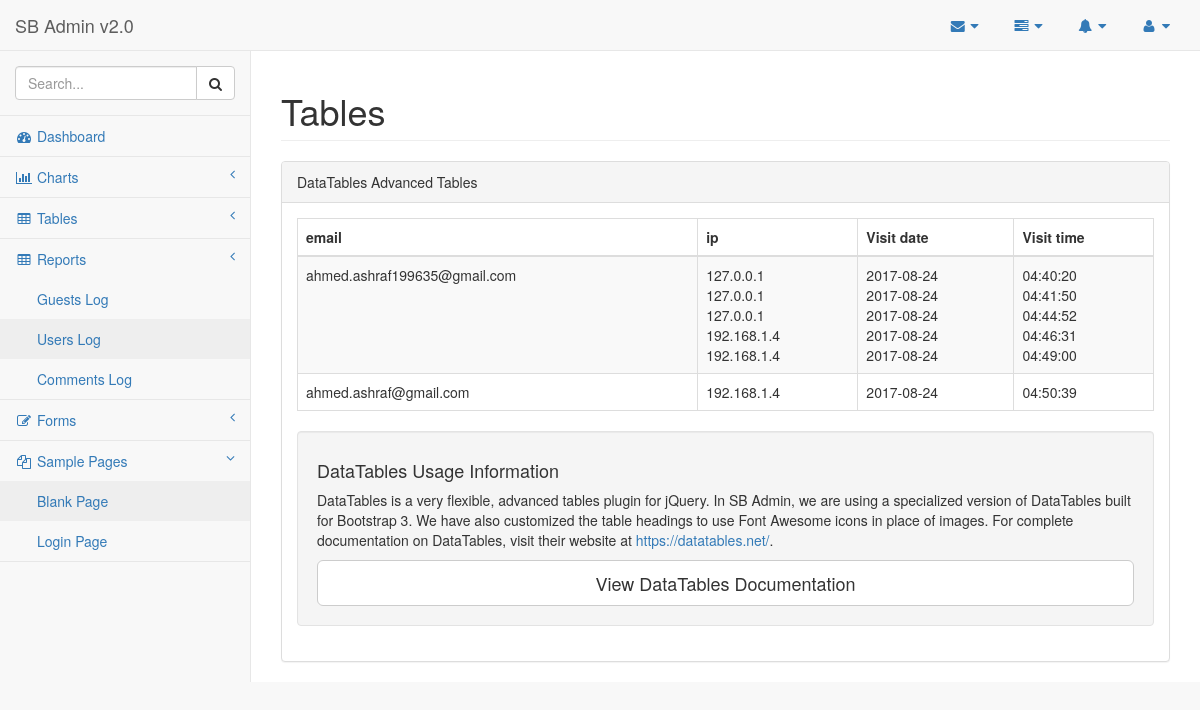
Screenshot of /panel/admin_pages/users_log.php (signed in) with the database file from the repository.
### tables this page shows
CREATE TABLE `user` (
  `id` int(11) NOT NULL,
  `email` varchar(100) NOT NULL,
  `password` varchar(100) NOT NULL,
  `type` varchar(50) NOT NULL,
  `ip` varchar(50) NOT NULL,
  `related_id` int(11) NOT NULL
);

CREATE TABLE `visits` (
  `id` int(11) NOT NULL,
  `email` varchar(100) NOT NULL,
  `ip` varchar(50) NOT NULL,
  `date` date NOT NULL,
  `time` time NOT NULL,
  `type` varchar(50) NOT NULL
);

### panel/connection/conn.php (called while the page is built, shortened)
<?php
class connection {
    protected $host = "localhost";
    protected $dbname = "school_managment_system";
    protected $user = "root";
    protected $pass = "1234";
    function __construct() {
        try {
            $this->DBC = new PDO("mysql:host=$this->host;dbname=$this->dbname", $this->user, $this->pass);
        }
        catch (PDOException $e) {
            echo $e->getMessage();
        }
    }
}
?>

### panel/admin_pages/users_log.php (the view)
<?php
include "blank.php";
function content(){
  $conn=new connection();
?>
 <div id="page-wrapper">
            <div class="row">
                <div class="col-lg-12">
                    <h1 class="page-header">Tables</h1>
                </div>
            </div>
            <div class="row">
                <div class="col-lg-12">
                    <div class="panel panel-default">
                        <div class="panel-heading">
                            DataTables Advanced Tables
                        </div>
                        <div class="panel-body">
                            <table width="100%" class="table table-striped table-bordered table-hover" id="dataTables-example">
  <thead>
              <tr> <th>email</th> <th>ip</th>  <th>Visit date </th> <th>Visit time </th>  </tr>
          </thead>
          <tbody>
<?php
         $prepare ='SELECT * FROM user';
         $stmt= $conn->DBC->prepare($prepare);
         $stmt->execute();
         while($data = $stmt->fetch( PDO::FETCH_ASSOC )){
         if($data['type']=='user'&&$data['ip']!='' ){
          $prepare1 ='SELECT * FROM visits';
         $stmt1= $conn->DBC->prepare($prepare1);
         $stmt1->execute();
         $prepare2 ='SELECT * FROM visits';
         $stmt2= $conn->DBC->prepare($prepare2);
         $stmt2->execute();
          $prepare3 ='SELECT * FROM visits';
         $stmt3= $conn->DBC->prepare($prepare3);
         $stmt3->execute();
    ?>
    <tr> <td> <?php echo $data['email']; ?></td>
    <td><?php while($data1 = $stmt1->fetch( PDO::FETCH_ASSOC )){if($data1['email']==$data['email']) {if($data['ip']=='::1') echo nl2br( 'localhost'. "\n"); else echo nl2br( $data1['ip']."\n"); }}?></td>
    <td><?php while($data3 = $stmt3->fetch( PDO::FETCH_ASSOC )){if($data3['email']==$data['email']) { echo nl2br( $data3['date']."\n"); }}?></td>
    <td><?php while($data2 = $stmt2->fetch( PDO::FETCH_ASSOC )){if($data2['email']==$data['email']){echo nl2br( $data2['time']."\n"); }}?></td>
    </tr>
    <?php }} ?>
          </tbody>
                            </table>
                            <div class="well">
                                <h4>DataTables Usage Information</h4>
                                <p>DataTables is a very flexible, advanced tables plugin for jQuery. In SB Admin, we are using a specialized version of DataTables built for Bootstrap 3. We have also customized the table headings to use Font Awesome icons in place of images. For complete documentation on DataTables, visit their website at <a target="_blank" href="https://datatables.net/">https://datatables.net/</a>.</p>
                                <a class="btn btn-default btn-lg btn-block" target="_blank" href="https://datatables.net/">View DataTables Documentation</a>
                            </div>
                             </div>
                    </div>
                </div>
            </div>
            </div>
 <?php
}
?>

### panel/admin_pages/blank.php (shortened to what this page needs)
<?php
require "../connection/conn.php";
if( isset( $_SESSION['admin'] ) ) {
?>
<!DOCTYPE html>
<html lang="en">
<head>
    <link href="../../admin_temp/vendor/bootstrap/css/bootstrap.min.css" rel="stylesheet">
    <link href="../../admin_temp/vendor/metisMenu/metisMenu.min.css" rel="stylesheet">
    <link href="../../admin_temp/dist/css/sb-admin-2.css" rel="stylesheet">
    <link href="../../admin_temp/vendor/font-awesome/css/font-awesome.min.css" rel="stylesheet" type="text/css">
</head>
<body>
    <div id="wrapper">
        <nav class="navbar navbar-default navbar-static-top" role="navigation" style="margin-bottom: 0">
            <div class="navbar-header">
                <a class="navbar-brand" href="index.html">SB Admin v2.0</a>
            </div>
            <ul class="nav navbar-top-links navbar-right">
                <li class="dropdown">
                    <a class="dropdown-toggle" data-toggle="dropdown" href="#">
                        <i class="fa fa-envelope fa-fw"></i> <i class="fa fa-caret-down"></i>
                    </a>
                </li>
                <li class="dropdown">
                    <a class="dropdown-toggle" data-toggle="dropdown" href="#">
                        <i class="fa fa-tasks fa-fw"></i> <i class="fa fa-caret-down"></i>
                    </a>
                </li>
                <li class="dropdown">
                    <a class="dropdown-toggle" data-toggle="dropdown" href="#">
                        <i class="fa fa-bell fa-fw"></i> <i class="fa fa-caret-down"></i>
                    </a>
                </li>
                <li class="dropdown">
                    <a class="dropdown-toggle" data-toggle="dropdown" href="#">
                        <i class="fa fa-user fa-fw"></i> <i class="fa fa-caret-down"></i>
                    </a>
                </li>
            </ul>
            <div class="navbar-default sidebar" role="navigation">
                <div class="sidebar-nav navbar-collapse">
                    <ul class="nav" id="side-menu">
                        <li class="sidebar-search">
                            <div class="input-group custom-search-form">
                                <input type="text" class="form-control" placeholder="Search...">
                                <span class="input-group-btn">
                                    <button class="btn btn-default" type="button">
                                        <i class="fa fa-search"></i>
                                    </button>
                                </span>
                            </div>
                        </li>
                        <li>
                            <a href="index.html"><i class="fa fa-dashboard fa-fw"></i> Dashboard</a>
                        </li>
                        <li>
                            <a href="#"><i class="fa fa-bar-chart-o fa-fw"></i> Charts<span class="fa arrow"></span></a>
                        </li>
                        <li>
                            <a href="#"><i class="fa fa-table fa-fw "></i> Tables<span class="fa arrow"></span></a>
                        </li>
                         <li>
                            <a href="#"><i class="fa fa-table fa-fw "></i> Reports<span class="fa arrow"></span></a>
                            <ul class="nav nav-second-level">
                                <li>
                                    <a href="guests_log.php">Guests Log</a>
                                </li>
                                <li>
                                    <a href="users_log.php">Users Log</a>
                                </li>
                                <li>
                                    <a href="comments_log.php">Comments Log </a>
                                </li>
                            </ul>
                        </li>
                        <li>
                            <a href="#"><i class="fa fa-edit fa-fw "></i> Forms<span class="fa arrow"></span></a>
                        </li>
                        <li class="active">
                            <a href="#"><i class="fa fa-files-o fa-fw"></i> Sample Pages<span class="fa arrow"></span></a>
                            <ul class="nav nav-second-level">
                                <li>
                                    <a class="active" href="index.php">Blank Page</a>
                                </li>
                                <li>
                                    <a href="../index.php">Login Page</a>
                                </li>
                            </ul>
                        </li>
                    </ul>
                </div>
            </div>
        </nav>
      <?php content();?>
</body>
</html>
<?php }
else{
    header("Location:http://localhost/school_managment_system/panel/");
    }?>

### rows the page displays
user: email "ahmed.ashraf199635@gmail.com"
visits: ip "127.0.0.1", date "2017-08-24", time "04:40:20"
visits: ip "127.0.0.1", date "2017-08-24", time "04:41:50"
visits: ip "127.0.0.1", date "2017-08-24", time "04:44:52"
visits: ip "192.168.1.4", date "2017-08-24", time "04:46:31"
visits: ip "192.168.1.4", date "2017-08-24", time "04:49:00"
user: email "ahmed.ashraf@gmail.com"
visits: ip "192.168.1.4", date "2017-08-24", time "04:50:39"
